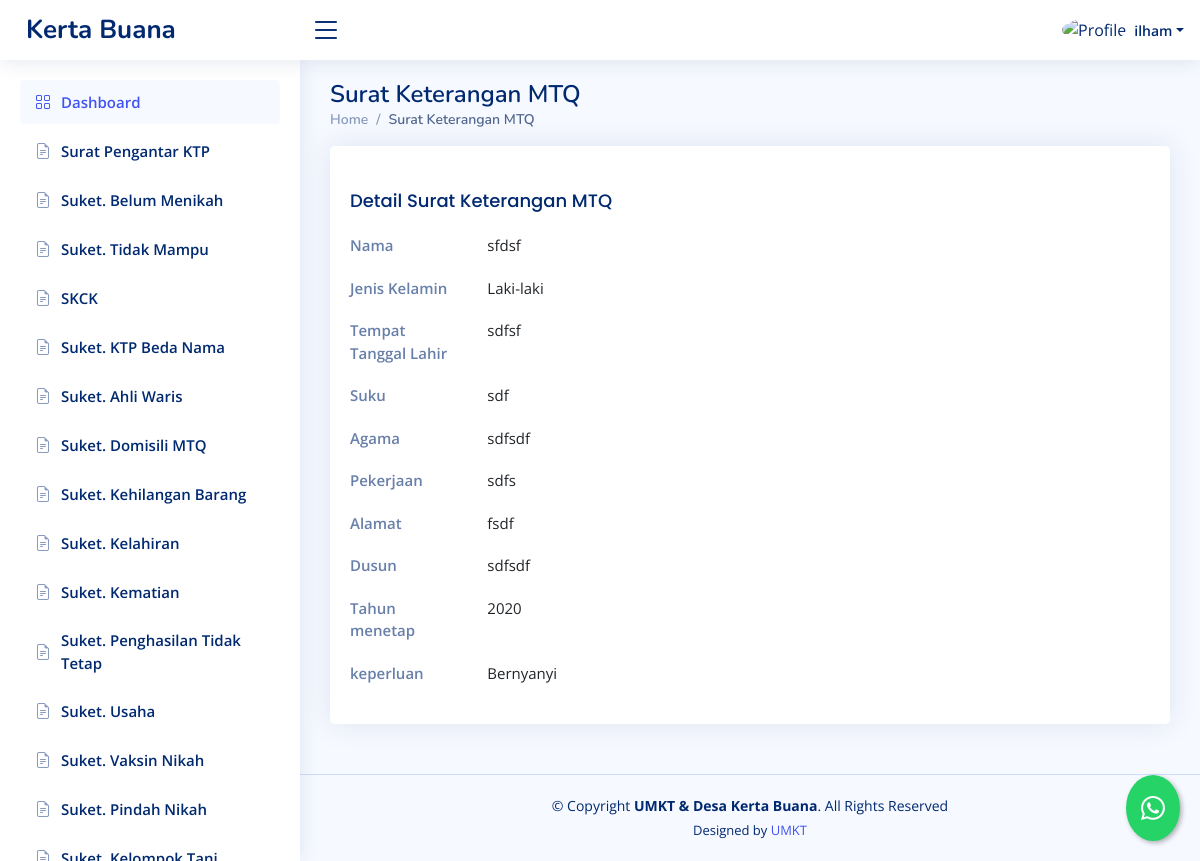
Page /dashboard/suket-mtq/detail/2 (signed in) on the committed database.
### dashboard/models.py (models this page shows, shortened)
class SuketMTQ(models.Model):
    STATUS_CHOICES = [
        ('review', 'Proses Review'),
        ('approved', 'Disetujui'),
        ('rejected', 'Ditolak'),
    ]
    penulis = models.ForeignKey(User, on_delete=models.CASCADE, blank=True, null=True)
    nama = models.CharField(max_length=255)
    jenis_kelamin = models.CharField(max_length=255)
    ttl = models.CharField(max_length=255)
    suku = models.CharField(max_length=255)
    agama = models.CharField(max_length=255)
    alamat = models.CharField(max_length=255)
    pekerjaan = models.CharField(max_length=255)
    dusun = models.CharField(max_length=255,blank=True, null=True)
    tahunmenetap = models.CharField(max_length=255,blank=True, null=True)
    keperluan = models.CharField(max_length=255,blank=True, null=True)
    date = models.DateTimeField(default=timezone.now, blank=True)
    status = models.CharField(max_length=20, choices=STATUS_CHOICES, default='review')

### dashboard/views.py (the view)
# urls.py: path("suket-mtq/detail/<int:id>", detail_suketmtq, name="detail_suketmtq"),
@login_required
def detail_suketmtq(request, id):
    template_name = "backend/detail_suketmtq.html"  # Template untuk halaman detail
    suket = get_object_or_404(SuketMTQ, id=id)
    context = {
        'suket': suket,
    }
    return render(request, template_name, context)

### templates/backend/detail_suketmtq.html
{% extends "backend/base_ui.html" %} {% load static %} {% load custom_filters %}
{% block konten %}
<div class="pagetitle">
  <h1>Surat Keterangan MTQ</h1>
  <nav>
    <ol class="breadcrumb">
      <li class="breadcrumb-item"><a href="{% url 'dashboard' %}">Home</a></li>
      <li class="breadcrumb-item active">Surat Keterangan MTQ</li>
    </ol>
  </nav>
</div>
<section class="section profile">
  <div class="row">
    <div class="col-xl-12">
      <div class="card">
        <div class="card-body pt-3">
          <div class="tab-content pt-2">
            <div
              class="tab-pane fade show active profile-overview"
              id="profile-overview"
            >
              <h5 class="card-title">Detail Surat Keterangan MTQ</h5>
              <div class="row">
                <div class="col-lg-2 col-md-3 label">Nama</div>
                <div class="col-lg-10 col-md-9">{{ suket.nama }}</div>
              </div>
              <div class="row">
                <div class="col-lg-2 col-md-3 label">Jenis Kelamin</div>
                <div class="col-lg-10 col-md-9">{{ suket.jenis_kelamin }}</div>
              </div>
              <div class="row">
                <div class="col-lg-2 col-md-3 label">Tempat Tanggal Lahir</div>
                <div class="col-lg-10 col-md-9">{{ suket.ttl }}</div>
              </div>
              <div class="row">
                <div class="col-lg-2 col-md-3 label">Suku</div>
                <div class="col-lg-10 col-md-9">{{ suket.suku }}</div>
              </div>
              <div class="row">
                <div class="col-lg-2 col-md-3 label">Agama</div>
                <div class="col-lg-10 col-md-9">{{ suket.agama }}</div>
              </div>
              <div class="row">
                <div class="col-lg-2 col-md-3 label">Pekerjaan</div>
                <div class="col-lg-10 col-md-9">{{ suket.pekerjaan }}</div>
              </div>
              <div class="row">
                <div class="col-lg-2 col-md-3 label">Alamat</div>
                <div class="col-lg-10 col-md-9">{{ suket.alamat }}</div>
              </div>
              <div class="row">
                <div class="col-lg-2 col-md-3 label">Dusun</div>
                <div class="col-lg-10 col-md-9">{{ suket.dusun }}</div>
              </div>
              <div class="row">
                <div class="col-lg-2 col-md-3 label">Tahun menetap</div>
                <div class="col-lg-10 col-md-9">{{ suket.tahunmenetap }}</div>
              </div>
              <div class="row">
                <div class="col-lg-2 col-md-3 label">keperluan</div>
                <div class="col-lg-10 col-md-9">{{ suket.keperluan }}</div>
              </div>
            </div>
          </div>
        </div>
      </div>
    </div>
  </div>
</section>
{% endblock konten %}

### templates/backend/base_ui.html (shortened to what this page needs)
{% load static %}
<!DOCTYPE html>
<html lang="en">
  <head>
    <link
      href="{% static 'backend/vendor/bootstrap/css/bootstrap.min.css'%}"
      rel="stylesheet"
    />
    <link
      href="{% static 'backend/vendor/bootstrap-icons/bootstrap-icons.css'%}"
      rel="stylesheet"
    />
    <link
      href="{% static 'backend/vendor/boxicons/css/boxicons.min.css'%}"
      rel="stylesheet"
    />
    <link
      href="{% static 'backend/vendor/quill/quill.snow.css'%}"
      rel="stylesheet"
    />
    <link
      href="{% static 'backend/vendor/quill/quill.bubble.css'%}"
      rel="stylesheet"
    />
    <link
      href="{% static 'backend/vendor/remixicon/remixicon.css'%}"
      rel="stylesheet"
    />
    <link
      href="{% static 'backend/vendor/simple-datatables/style.css'%}"
      rel="stylesheet"
    />
    <link href="{% static 'backend/css/style.css'%}" rel="stylesheet" />
  </head>
  <body>
    <header id="header" class="header fixed-top d-flex align-items-center">
      <div class="d-flex align-items-center justify-content-between">
        <a href="{% url 'welcome'%}" class="logo d-flex align-items-center">
          <span class="d-none d-lg-block">Kerta Buana</span>
        </a>
        <i class="bi bi-list toggle-sidebar-btn"></i>
      </div>
      <nav class="header-nav ms-auto">
        <ul class="d-flex align-items-center">
          <li class="nav-item dropdown pe-3">
            <a
              class="nav-link nav-profile d-flex align-items-center pe-0"
              href="#"
              data-bs-toggle="dropdown"
            >
              {% if user.is_superuser %}
              <img
                src="{% static 'backend/img/orang.png'%}"
                alt="Profile"
                class="rounded-circle"
              />
              {% else %}
              <img
                src="{% static 'backend/img/family.png'%}"
                alt="Profile"
                class="rounded-circle"
              />
              {% endif %}
              <span class="d-none d-md-block dropdown-toggle ps-2"
                >{{request.user.username}}</span
              > </a
            >
          </li>
        </ul>
      </nav>
    </header>
    <aside id="sidebar" class="sidebar">
      <ul class="sidebar-nav" id="sidebar-nav">
        <li class="nav-item">
          <a class="nav-link" href="{% url 'dashboard'%}">
            <i class="bi bi-grid"></i>
            <span>Dashboard</span>
          </a>
        </li>
        {% if user.is_superuser %}
        <li class="nav-item">
          <a
            class="nav-link collapsed"
            data-bs-target="#forms-nav"
            data-bs-toggle="collapse"
            href="#"
          >
            <i class="bi bi-journal-text"></i><span>Surat</span
            ><i class="bi bi-chevron-down ms-auto"></i>
          </a>
          <ul
            id="forms-nav"
            class="nav-content collapse"
            data-bs-parent="#sidebar-nav"
          >
            <li>
              <a href="{% url 'suketpermohonanktp' %}">
                <i class="bi bi-circle"></i><span>Surat Pengantar KTP</span>
              </a>
            </li>
            <li>
              <a href="{% url 'suketbelummenikah'%}">
                <i class="bi bi-circle"></i><span>Suket. Belum Menikah</span>
              </a>
            </li>
            <li>
              <a href="{% url 'sukettidakmampu'%}">
                <i class="bi bi-circle"></i><span>Suket. Tidak Mampu</span>
              </a>
            </li>
            <li>
              <a href="{% url 'skck'%}">
                <i class="bi bi-circle"></i><span>SKCK</span>
              </a>
            </li>
            <li>
              <a href="{% url 'suketktpbedanama'%}">
                <i class="bi bi-circle"></i><span>Suket. KTP Beda Nama</span>
              </a>
            </li>
            <li>
              <a href="{% url 'suketahliwaris' %}">
                <i class="bi bi-circle"></i><span>Suket. Ahli Waris</span>
              </a>
            </li>
            <li>
              <a href="{% url 'suketMTQ'%}">
                <i class="bi bi-circle"></i><span>Suket. Domisili MTQ</span>
              </a>
            </li>
            <li>
              <a href="{% url 'suketkehilangan' %}">
                <i class="bi bi-circle"></i
                ><span>Suket. Kehilangan Barang</span>
              </a>
            </li>
            <li>
              <a href="{% url 'suketkelahiran' %}">
                <i class="bi bi-circle"></i><span>Suket. Kelahiran</span>
              </a>
            </li>
            <li>
              <a href="{% url 'suketkematian' %}">
                <i class="bi bi-circle"></i><span>Suket. Kematian</span>
              </a>
            </li>
            <li>
              <a href="{% url 'suketpenghasilantidaktetap' %}">
                <i class="bi bi-circle"></i
                ><span>Suket. Penghasilan Tidak Tetap</span>
              </a>
            </li>
            <li>
              <a href="{% url 'suketusaha' %}">
                <i class="bi bi-circle"></i><span>Suket. Usaha</span>
              </a>
            </li>
            <li>
              <a href="{% url 'suketvaksinnikah' %}">
                <i class="bi bi-circle"></i><span>Suket. Vaksin Nikah</span>
              </a>
            </li>
            <li>
              <a href="{% url 'suketpindahnikah' %}">
                <i class="bi bi-circle"></i><span>Suket. Pindah Nikah</span>
              </a>
            </li>
            <li>
              <a href="{% url 'suketrekkeltani' %}">
                <i class="bi bi-circle"></i><span>Suket. Kelompok Tani</span>
              </a>
            </li>
          </ul>
        </li>
        {% else %}
        <li class="nav-item">
          <a class="nav-link collapsed" href="{% url 'suketpermohonanktp' %}">
            <i class="bi bi-file-earmark-text"></i
            ><span>Surat Pengantar KTP</span>
          </a>
        </li>
        <li class="nav-item">
          <a class="nav-link collapsed" href="{% url 'suketbelummenikah'%}">
            <i class="bi bi-file-earmark-text"></i
            ><span>Suket. Belum Menikah</span>
          </a>
        </li>
        <li class="nav-item">
          <a class="nav-link collapsed" href="{% url 'sukettidakmampu'%}">
            <i class="bi bi-file-earmark-text"></i
            ><span>Suket. Tidak Mampu</span>
          </a>
        </li>
        <li class="nav-item">
          <a class="nav-link collapsed" href="{% url 'skck'%}">
            <i class="bi bi-file-earmark-text"></i><span>SKCK</span>
          </a>
        </li>
        <li class="nav-item">
          <a class="nav-link collapsed" href="{% url 'suketktpbedanama'%}">
            <i class="bi bi-file-earmark-text"></i
            ><span>Suket. KTP Beda Nama</span>
          </a>
        </li>
        <li class="nav-item">
          <a class="nav-link collapsed" href="{% url 'suketahliwaris' %}">
            <i class="bi bi-file-earmark-text"></i
            ><span>Suket. Ahli Waris</span>
          </a>
        </li>
        <li class="nav-item">
          <a class="nav-link collapsed" href="{% url 'suketMTQ'%}">
            <i class="bi bi-file-earmark-text"></i
            ><span>Suket. Domisili MTQ</span>
          </a>
        </li>
        <li class="nav-item">
          <a class="nav-link collapsed" href="{% url 'suketkehilangan' %}">
            <i class="bi bi-file-earmark-text"></i
            ><span>Suket. Kehilangan Barang</span>
          </a>
        </li>
        <li class="nav-item">
          <a class="nav-link collapsed" href="{% url 'suketkelahiran' %}">
            <i class="bi bi-file-earmark-text"></i><span>Suket. Kelahiran</span>
          </a>
        </li>
        <li class="nav-item">
          <a class="nav-link collapsed" href="{% url 'suketkematian' %}">
            <i class="bi bi-file-earmark-text"></i><span>Suket. Kematian</span>
          </a>
        </li>
        <li class="nav-item">
          <a
            class="nav-link collapsed"
            href="{% url 'suketpenghasilantidaktetap' %}"
          >
            <i class="bi bi-file-earmark-text"></i
            ><span>Suket. Penghasilan Tidak Tetap</span>
          </a>
        </li>
        <li class="nav-item">
          <a class="nav-link collapsed" href="{% url 'suketusaha' %}">
            <i class="bi bi-file-earmark-text"></i><span>Suket. Usaha</span>
          </a>
        </li>
        <li class="nav-item">
          <a class="nav-link collapsed" href="{% url 'suketvaksinnikah' %}">
            <i class="bi bi-file-earmark-text"></i
            ><span>Suket. Vaksin Nikah</span>
          </a>
        </li>
        <li class="nav-item">
          <a class="nav-link collapsed" href="{% url 'suketpindahnikah' %}">
            <i class="bi bi-file-earmark-text"></i
            ><span>Suket. Pindah Nikah</span>
          </a>
        </li>
        <li class="nav-item">
          <a class="nav-link collapsed" href="{% url 'suketrekkeltani' %}">
            <i class="bi bi-file-earmark-text"></i
            ><span>Suket. Kelompok Tani</span>
          </a>
        </li>
        {% endif %}
      </ul>
    </aside>
    <main id="main" class="main">
      {% block konten %}{% endblock konten %}
    </main>
    <footer id="footer" class="footer">
      <div class="copyright">
        &copy; Copyright <strong><span>UMKT & Desa Kerta Buana</span></strong
        >. All Rights Reserved
      </div>
      <div class="credits">
        Designed by <a href="https://www.umkt.ac.id/">UMKT</a>
      </div>
    </footer>
    <a
      href="https://wa.me/6281234567890?text=Halo,%20saya%20butuh%20bantuan"
      class="whatsapp-float"
      target="_blank"
      title="Hubungi kami via WhatsApp"
    >
      <i class="bi bi-whatsapp"></i>
    </a>
  </body>
</html>

### rows in the picture
SuketMTQ: nama "sfdsf", jenis_kelamin "Laki-laki", ttl "sdfsf", suku "sdf", agama "sdfsdf", pekerjaan "sdfs", alamat "fsdf", dusun "sdfsdf", tahunmenetap "2020", keperluan "Bernyanyi"

### other values in the picture
{{ request.user.username }} "ilham"
